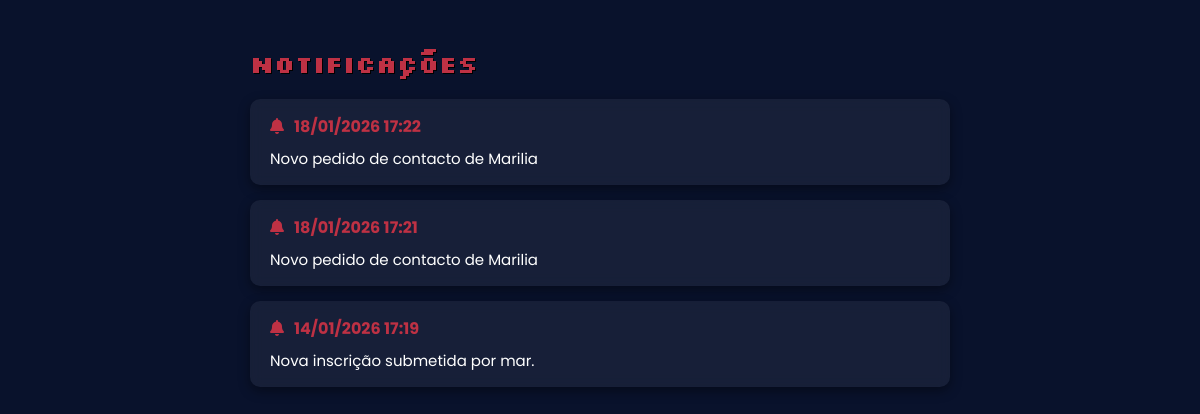
Screenshot of /notificacoes_admin.php (signed in) with the database file from the repository.
### tables this page shows
CREATE TABLE `notificacoes` (
  `id` int(11) NOT NULL,
  `user_id` int(11) NOT NULL,
  `mensagem` text NOT NULL,
  `lida` tinyint(1) DEFAULT 0,
  `data` datetime DEFAULT current_timestamp()
);

### notificacoes_admin.php (the view, shortened to what this page needs)
<?php
$id_user = $_SESSION["id"];
$conn = new mysqli("127.0.0.1", "root", "", "gamejamforfun2");
$sql = "SELECT * FROM notificacoes WHERE user_id = $id_user ORDER BY data DESC";
$res = $conn->query($sql);
?>
<!DOCTYPE html>
<html lang="pt">
<head>
<link rel="stylesheet" href="css/notificacoes.css">
<link rel="stylesheet" href="https://cdnjs.cloudflare.com/ajax/libs/font-awesome/6.5.1/css/all.min.css">
</head>
<body>
<div class="notif-container">
    <h2>Notificações</h2>
    <?php if ($res->num_rows == 0): ?>
        <p class="sem-notif">Sem notificações.</p>
    <?php else: ?>
        <div class="notif-list">
        <?php while ($n = $res->fetch_assoc()): ?>
            <div class="notif-card">
                <div class="notif-data">
                    <i class="fa-solid fa-bell"></i>
                    <span><?php echo date("d/m/Y H:i", strtotime($n["data"])); ?></span>
                </div>
                <p><?php echo htmlspecialchars($n["mensagem"]); ?></p>
            </div>
        <?php endwhile; ?>
        </div>
    <?php endif; ?>
</div>
</body>
</html>

### css/notificacoes.css (style rules this page uses)
body { background-color: #09122c; color: white; font-family: "Poppins", sans-serif; padding: 20px; }
.notif-container { max-width: 700px; margin: 0 auto; }
.notif-container h2 { font-family: "Silkscreen", sans-serif; color: #be3144; text-shadow: 1px 1px #000; margin-bottom: 20px; }
.notif-list { display: flex; flex-direction: column; gap: 15px; }
.notif-card { background: rgba(255,255,255,0.06); backdrop-filter: blur(6px); padding: 15px 20px; border-radius: 10px; box-shadow: 0 4px 12px rgba(0,0,0,0.4); animation: fadeIn 0.4s ease; }
.notif-data { display: flex; align-items: center; gap: 10px; color: #be3144; font-weight: bold; margin-bottom: 8px; }
.notif-card p { margin: 0; font-size: 15px; }

### rows the page displays
notificacoes: data "18/01/2026 17:22", mensagem "Novo pedido de contacto de Marilia"
notificacoes: data "18/01/2026 17:21", mensagem "Novo pedido de contacto de Marilia"
notificacoes: data "14/01/2026 17:19", mensagem "Nova inscrição submetida por mar."
